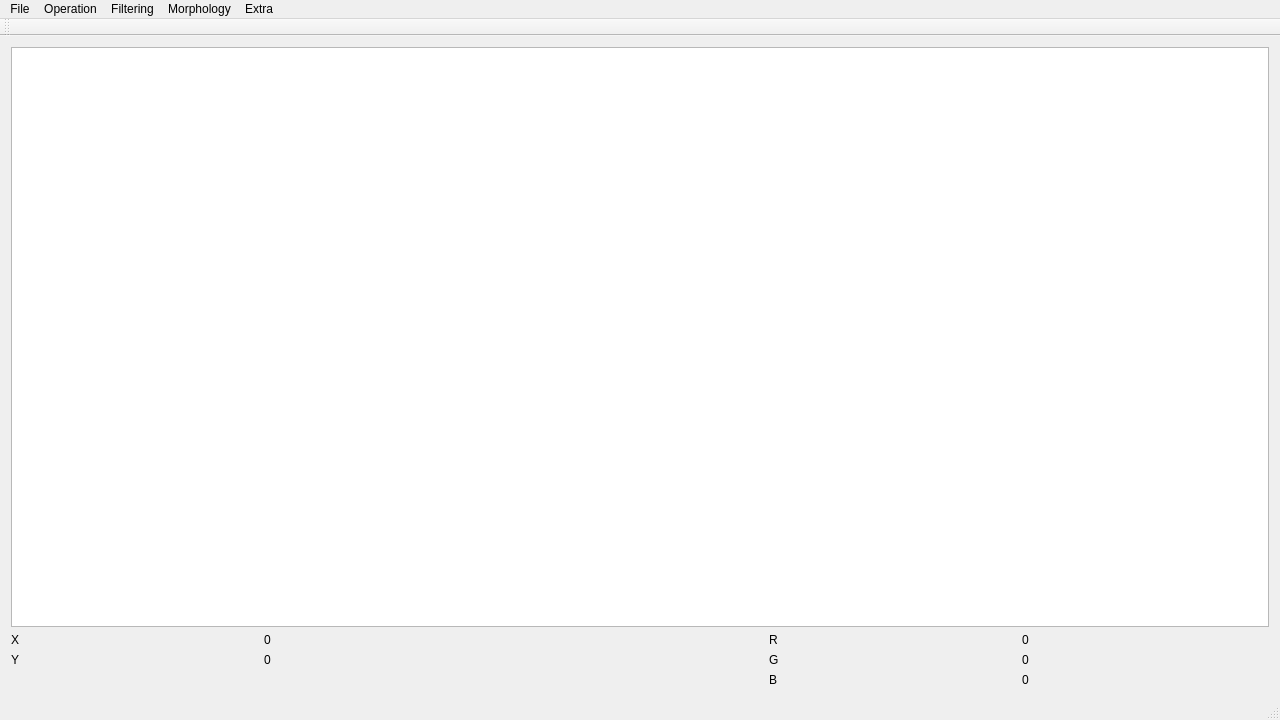
<?xml version="1.0" encoding="UTF-8"?>
<ui version="4.0">
 <class>MainWindow</class>
 <widget class="QMainWindow" name="MainWindow">
  <property name="geometry">
   <rect>
    <x>0</x>
    <y>0</y>
    <width>1280</width>
    <height>720</height>
   </rect>
  </property>
  <property name="windowTitle">
   <string>MainWindow</string>
  </property>
  <widget class="QWidget" name="centralWidget">
   <layout class="QGridLayout" name="gridLayout">
    <item row="0" column="0" colspan="5">
     <widget class="QGraphicsView" name="imageGraphicsView"/>
    </item>
    <item row="1" column="0">
     <widget class="QLabel" name="label">
      <property name="sizePolicy">
       <sizepolicy hsizetype="Minimum" vsizetype="Preferred">
        <horstretch>0</horstretch>
        <verstretch>0</verstretch>
       </sizepolicy>
      </property>
      <property name="text">
       <string>X</string>
      </property>
     </widget>
    </item>
    <item row="2" column="0">
     <widget class="QLabel" name="label_2">
      <property name="sizePolicy">
       <sizepolicy hsizetype="Minimum" vsizetype="Preferred">
        <horstretch>0</horstretch>
        <verstretch>0</verstretch>
       </sizepolicy>
      </property>
      <property name="text">
       <string>Y</string>
      </property>
     </widget>
    </item>
    <item row="2" column="1">
     <widget class="QLabel" name="yLabel">
      <property name="text">
       <string>0</string>
      </property>
     </widget>
    </item>
    <item row="3" column="4">
     <widget class="QLabel" name="bLabel">
      <property name="text">
       <string>0</string>
      </property>
     </widget>
    </item>
    <item row="2" column="3">
     <widget class="QLabel" name="label_4">
      <property name="text">
       <string>G</string>
      </property>
     </widget>
    </item>
    <item row="2" column="4">
     <widget class="QLabel" name="gLabel">
      <property name="text">
       <string>0</string>
      </property>
     </widget>
    </item>
    <item row="1" column="3">
     <widget class="QLabel" name="label_6">
      <property name="text">
       <string>R</string>
      </property>
     </widget>
    </item>
    <item row="1" column="4">
     <widget class="QLabel" name="rLabel">
      <property name="text">
       <string>0</string>
      </property>
     </widget>
    </item>
    <item row="3" column="3">
     <widget class="QLabel" name="label_5">
      <property name="text">
       <string>B</string>
      </property>
     </widget>
    </item>
    <item row="0" column="5">
     <layout class="QVBoxLayout" name="inspectorLayout">
      <property name="sizeConstraint">
       <enum>QLayout::SetDefaultConstraint</enum>
      </property>
     </layout>
    </item>
    <item row="1" column="1">
     <widget class="QLabel" name="xLabel">
      <property name="text">
       <string>0</string>
      </property>
      <property name="alignment">
       <set>Qt::AlignLeading|Qt::AlignLeft|Qt::AlignVCenter</set>
      </property>
      <property name="indent">
       <number>0</number>
      </property>
     </widget>
    </item>
   </layout>
  </widget>
  <widget class="QMenuBar" name="menuBar">
   <property name="geometry">
    <rect>
     <x>0</x>
     <y>0</y>
     <width>1280</width>
     <height>21</height>
    </rect>
   </property>
   <widget class="QMenu" name="menuFile">
    <property name="title">
     <string>File</string>
    </property>
    <addaction name="actionOpen"/>
    <addaction name="actionSave"/>
   </widget>
   <widget class="QMenu" name="menuOperation">
    <property name="title">
     <string>Operation</string>
    </property>
    <addaction name="separator"/>
    <addaction name="actionColor"/>
    <addaction name="actionBinary_Operation"/>
    <addaction name="actionArithmetic"/>
    <addaction name="actionGeometric"/>
    <addaction name="actionConstrast"/>
    <addaction name="actionHistogram"/>
   </widget>
   <widget class="QMenu" name="menuFiltering">
    <property name="title">
     <string>Filtering</string>
    </property>
    <addaction name="actionSmoothing"/>
    <addaction name="actionEdge_Detection"/>
   </widget>
   <widget class="QMenu" name="menuMorphology">
    <property name="title">
     <string>Morphology</string>
    </property>
    <addaction name="actionBinaryMorphology"/>
    <addaction name="actionGrayscale_Morphology"/>
   </widget>
   <widget class="QMenu" name="menuExtra">
    <property name="title">
     <string>Extra</string>
    </property>
    <addaction name="actionHough_Transform"/>
   </widget>
   <addaction name="menuFile"/>
   <addaction name="menuOperation"/>
   <addaction name="menuFiltering"/>
   <addaction name="menuMorphology"/>
   <addaction name="menuExtra"/>
  </widget>
  <widget class="QToolBar" name="mainToolBar">
   <attribute name="toolBarArea">
    <enum>TopToolBarArea</enum>
   </attribute>
   <attribute name="toolBarBreak">
    <bool>false</bool>
   </attribute>
  </widget>
  <widget class="QStatusBar" name="statusBar"/>
  <action name="actionOpen">
   <property name="text">
    <string>Open</string>
   </property>
  </action>
  <action name="actionSave">
   <property name="text">
    <string>Save</string>
   </property>
  </action>
  <action name="actionColor">
   <property name="text">
    <string>Color</string>
   </property>
  </action>
  <action name="actionBinary_Operation">
   <property name="text">
    <string>Binary Operation</string>
   </property>
  </action>
  <action name="actionArithmetic">
   <property name="text">
    <string>Arithmetic</string>
   </property>
  </action>
  <action name="actionGeometric">
   <property name="text">
    <string>Geometric</string>
   </property>
  </action>
  <action name="actionConstrast">
   <property name="text">
    <string>Constrast</string>
   </property>
  </action>
  <action name="actionHistogram">
   <property name="text">
    <string>Histogram</string>
   </property>
  </action>
  <action name="actionSmoothing">
   <property name="text">
    <string>Smoothing</string>
   </property>
  </action>
  <action name="actionEdge_Detection">
   <property name="text">
    <string>Edge Detection</string>
   </property>
  </action>
  <action name="actionBinaryMorphology">
   <property name="text">
    <string>Binary Morphology</string>
   </property>
  </action>
  <action name="actionGrayscale_Morphology">
   <property name="text">
    <string>Grayscale Morphology</string>
   </property>
  </action>
  <action name="actionHough_Transform">
   <property name="text">
    <string>Hough Transform</string>
   </property>
  </action>
 </widget>
 <layoutdefault spacing="6" margin="11"/>
 <resources/>
 <connections/>
</ui>
